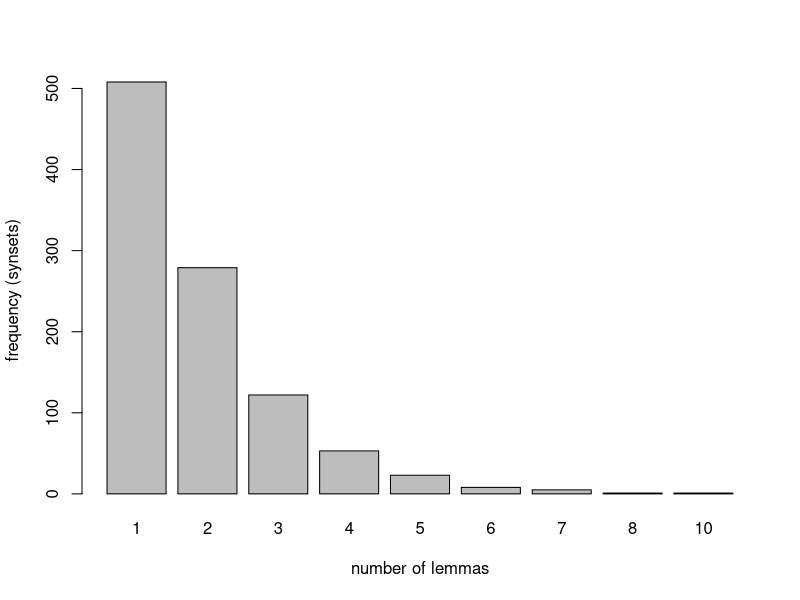
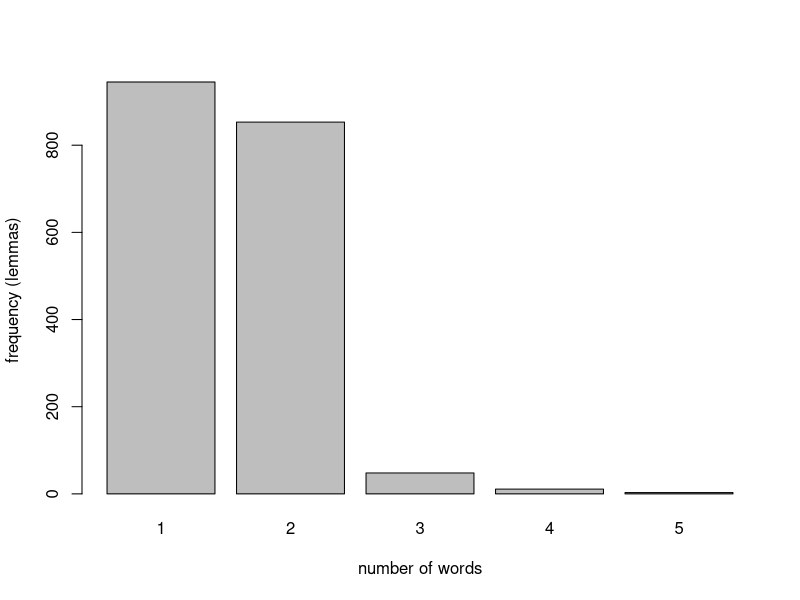

These figures' R source, in order:
# distribution of number of lemmas across synsets
# ===============================================

df.synsets <- read.table('synset_imagenet.txt', sep="\t", header=F, colClasses = c('factor', "character"))
names(df.synsets) <- c('synset.id', 'lemmalist')
df.synsets$lemmas <- strsplit(trimws(df.synsets[,2]), ', ')
df.synsets$nlemmas <- sapply(df.synsets$lemmas, length)

# table and plot
table(df.synsets$nlemmas)
pdf('lemma_distribution.pdf')
barplot(table(df.synsets$nlemmas), xlab = "number of lemmas", ylab="frequency (synsets)")
dev.off()

# distribution of number of words per lemma
# =========================================

df.lemmas <-data.frame(unlist(df.synsets$lemmas))
names(df.lemmas) <- c('lemma')
df.lemmas$lemma <- as.character(df.lemmas$lemma)
df.lemmas$words <- strsplit(trimws(df.lemmas$lemma), ' ')
df.lemmas$nwords <- sapply(df.lemmas$words, length)

# table and plot
table(df.lemmas$nwords)
pdf('word_distribution.pdf')
barplot(table(df.lemmas$nwords), xlab = "number of words", ylab="frequency (lemmas)")
dev.off()
